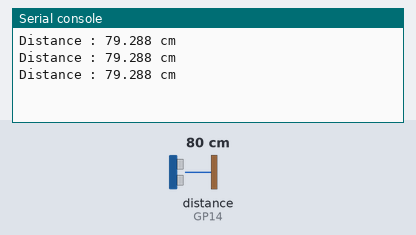
The program below on a simulated Raspberry Pi Pico running MicroPython. Parts: the last lines printed to the serial console. The inputs (shaded band) are chosen by the test bench; at power-on: distance to the obstacle (sensor on GP14) 80 cm. The echo pulse lasts 58.3 µs per cm.

Above: at 1.2 s.
1.3 s: distance to the obstacle (sensor on GP14) set to 2 cm
At 1.9 s:
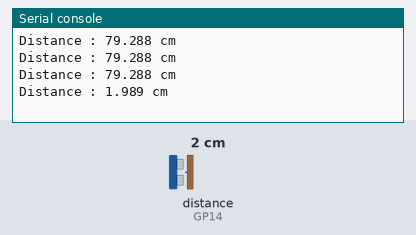
2.8 s: distance to the obstacle (sensor on GP14) set to 4 cm
At 3.4 s:
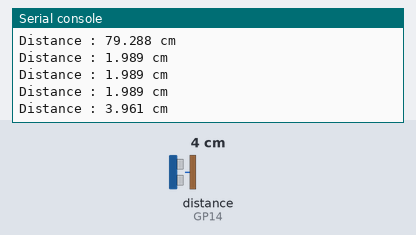
Timing chart, 0 to 5.8 s (numbered marks = the images above; inputs shaded):
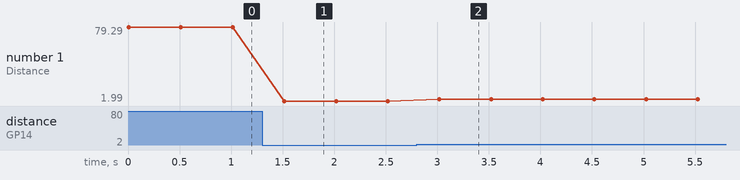

Measured:
- after the input at 1.3 s, the serial console: prints a new line after 0.22 s (image 1)
- after the input at 2.8 s, the serial console: prints a new line after 0.22 s (image 2)
- plotted number 1: 79.29 → 1.99 after the input at 1.3 s, 1.99 → 3.96 after the input at 2.8 s

The program:

HCSR04_RPi.py
```python
from machine import Pin, time_pulse_us
import time

SOUND_SPEED=340 # Vitesse du son dans l'air
TRIG_PULSE_DURATION_US=10

trig_pin = Pin(15, Pin.OUT) # Broche GP15 de la Pico
echo_pin = Pin(14, Pin.IN)  # Broche GP14 de la Pico

while True:
    # Prepare le signal
    trig_pin.value(0)
    time.sleep_us(5)
    # Créer une impulsion de 10 µs
    trig_pin.value(1)
    time.sleep_us(TRIG_PULSE_DURATION_US)
    trig_pin.value(0)

    ultrason_duration = time_pulse_us(echo_pin, 1, 30000) # Renvoie le temps de propagation de l'onde (en µs)
    distance_cm = SOUND_SPEED * ultrason_duration / 20000

    print(f"Distance : {distance_cm} cm")
    time.sleep_ms(500)
```
